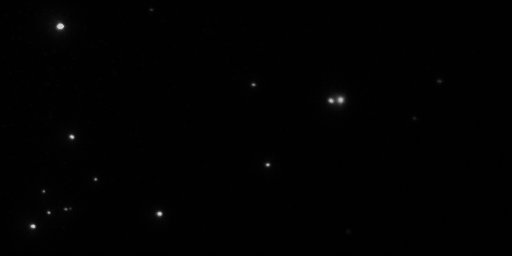
#> input picture ExampleData/Pos246/beads_246_fret_channel.tif, 512 x 256 px, found by its file name
$ jupyter execute --allow-errors pipeline_final.ipynb   (older library calls are emulated)   (text cells are left out)
#> lines starting #> are read from the running program, lines starting #| are printed output that depends on the picture; pictures that were not available may be replaced by others from this repository, and a replacement may not be noted
[cell 1]
import numpy as np
from math import sqrt
import skimage.io as io
import lmfit
from lmfit.lineshapes import gaussian2d, lorentzian
from skimage import transform
from skimage.feature import blob_log, blob_doh, blob_dog
from scipy import ndimage
from skimage.measure import ransac
import pandas as pd
from sklearn.linear_model import RANSACRegressor
from scipy import spatial
import scipy.misc as sp
from skimage.filters import gaussian
from PIL import Image
from sklearn.metrics import mean_squared_error
from cmath import inf

from Bio import SeqIO

import matplotlib.pyplot as plt
from matplotlib import axes
from matplotlib import figure

plt.rcParams["figure.dpi"] = 300

[cell 2]
# [12 lines left out: function residual_cal, not called in this run]


def blob_detection(img_path, min_sigma, max_sigma, threshold, method=0):
    """This function is mostly used for detecting the beads in any image.

    Args:
        img_path (string): The absolute path of the input image.
        min_sigma (int): The minimum sigma, lower it is, smaller the blob will be detected.
        max_sigma (int): The maximum sigma, higher it is, bigger the blob will be detected.
        threshold (float): Higher it is, higher the intensities of blobs.
        method (int, optional): 0 for Difference of Gaussian (DoG) and 1 for Determinant of Hessian (DoH).
        They should be applied with different combination of parameters. DoG is more suitable for fret movies,
        while DoH is more suitable for sequencing images. Defaults to 0.

    Returns:
        centers: A numpy array containing the coordinates of all the centers.
    """
#> called with min_sigma = 1, max_sigma = 10, threshold = 0.01, method = 0
    img = io.imread(img_path)
#> img is the input picture: shape (256, 512) uint16; min 84, max 53593, mean 492.9
    if method == 0:
        blob = blob_dog(
            img, min_sigma=min_sigma, max_sigma=max_sigma, threshold=threshold
        )
#> blob = 17 rows, first 8: [26, 60, 2.56], [213, 159, 1.6], [226, 33, 1.6], [136, 71, 1.6], [99, 340, 1.6], [100, 331, 1.6], [164, 267, 1], [212, 48, 1]
    else:
        blob = blob_doh(
            img, min_sigma=min_sigma, max_sigma=max_sigma, threshold=threshold
        )
    i = 0
    # r = 3
    centers = []
    h, w = img.shape
#> h = 256; w = 512
    for blob in blob:
        y, x, r = blob
        if y > r and y < (h - r) and x > r and x < (w - r):
            centers.append(
                ndimage.measurements.center_of_mass(
                    img[int(y - r) : int(y + r + 1), int(x - r) : int(x + r + 1)]
                )
            )
            centers[i] = list(np.add(centers[i], [x - r, y - r]))
            i += 1
#> this loop made 17 passes
#> (y, x, r) on passes 1 to 12: (26, 60, 2.56), (213, 159, 1.6), (226, 33, 1.6), (136, 71, 1.6), (99, 340, 1.6), (100, 331, 1.6), (164, 267, 1), (212, 48, 1), (84, 253, 1), (179, 95, 1), (191, 43, 1), (209, 65, 1)
#> after the loop, centers = [[60.13, 26.07], [159.2, 213.1], [33.08, 226], [71.28, 136.2], [340.1, 99.01], [331.1, 99.93], [267.1, 164.1], [48.08, 212.2], [253.1, 84.01], [94.93, 179.1], [42.95, 191.2], [64.85, 209.2], [151.2, 8.99], [438.9, 81.01], [70.1, 207.9], [414, 118], [348, 231]]; i = 17
    return np.array(centers)


"""
    Wrapped polynomial transformation for Ransac using.
"""
class QuadPolyTrans(transform.PolynomialTransform):
    def estimate(*data):
        return transform.PolynomialTransform.estimate(*data, order=2)


class CubicPolyTrans(transform.PolynomialTransform):
    def estimate(*data):
        return transform.PolynomialTransform.estimate(*data, order=3)


def count_nearest_pts(src, dst, radius):
    """Counting the number of nearest neighbors for each given point.

    Args:
        src (numpy array): (N, 2) shape array. Build the kd tree based on this.
        dst (numpy array): (N, 2) shape array. For each point in this array, find the nearest neighbors in src array.
        radius (int): The maximum searching radius.

    Returns:
        res, idx: res is the distance for the point and its neighbor, 'inf' means no neighbor in given search radius.
        idx is the index for the neighbor in src array.
    """
    tree = spatial.KDTree(src)
    res, idx = tree.query(dst, k=1, distance_upper_bound=radius)
    for i in range(0, len(idx)):
        if len(np.argwhere(idx == idx[i])) > 1:
            res[i] = inf
    return res, idx


def save_np_img(npimg, path):
    """Sava a numpy array as an image.

    Args:
        npimg (numpy array): A numpy array need to be saved as image.
        path (string): The save path.
    """
    img = Image.fromarray(npimg)
    img = img.convert("L")
    img.save(path, dpi=(300.0, 300.0))


def ploting_res(canvas_size, res, pts_radius, save_path, gaussian_sigma=3):
    """ This function is used to generate any given numpy array to the image.

    Args:
        canvas_size (tuple): A two-element tuple as (x_range, y_range). Determine the size of generated image.
        res (numpy array): The point set needed to generate the image.
        pts_radius (int): The radius of the points.
        save_path (string): The save path of the generated image.
        gaussian_sigma (int, optional): The radius of gaussian blurring. Defaults to 3.
    """
    x_range, y_range = canvas_size
    pk_img = np.zeros(canvas_size)
    for ele in res:
        y = int(ele[0])
        x = int(ele[1])
        for j in range(0, pts_radius):
            for k in range(0, pts_radius):
                pk_img[
                    min(max(0, x - j), x_range - 1), min(max(0, y - k), y_range - 1)
                ] = (1024 * 2)
                pk_img[
                    min(x_range - 1, max(0, x + j)), min(max(0, y - k), y_range - 1)
                ] = (1024 * 2)
                pk_img[
                    min(x_range - 1, max(0, x + j)), min(y_range - 1, max(0, y + k))
                ] = (1024 * 2)
                pk_img[
                    min(max(0, x - j), x_range - 1), min(y_range - 1, max(0, y + k))
                ] = (1024 * 2)
    blurred_img = gaussian(pk_img, sigma=gaussian_sigma, multichannel=False)
    save_np_img(blurred_img, save_path)


# [21 lines left out: function count_pairs, not called in this run]


def read_coord(csv_path):
    """Read csv file and transfer them into numpy array.

    Args:
        csv_path (string): CSV file path.

    Returns:
        pts: The numpy array containing all the coordinats in the given csv file.
    """
    res_tb = pd.read_csv(csv_path)
    pts = np.column_stack(
        (np.array(res_tb["X"][0 : len(res_tb)]), np.array(res_tb["Y"][0 : len(res_tb)]))
    )
    return pts


# [133 lines left out: functions show_blob_detection_res, get_pos, generate_img, process_seq_info, tell_me_sequence, get_sequence_list, not called in this run]

#> (a cell that did not finish here is left out)

#> (a cell that did not finish here is left out)

#> (a cell that did not finish here is left out)

[cell 6]
movie_centers = blob_detection(
    "/Users/qinhanhou/Desktop/DeindlLab/Git/MUSCLE/ExampleData/Pos246/beads_246_fret_channel.tif",
    min_sigma=1,
    max_sigma=10,
    threshold=0.01,
)
#> movie_centers = 17 rows, first 8: [60.13, 26.07], [159.2, 213.1], [33.08, 226], [71.28, 136.2], [340.1, 99.01], [331.1, 99.93], [267.1, 164.1], [48.08, 212.2]

seq_centers = blob_detection(
    "/Users/qinhanhou/Desktop/DeindlLab/Git/MUSCLE/ExampleData/Pos246/min_projection_246.tif",
    min_sigma=20,
    max_sigma=500,
    threshold=0.001,
    method=1,
)
#> call 2 of blob_detection, with min_sigma = 20, max_sigma = 500, threshold = 0.001, method = 1
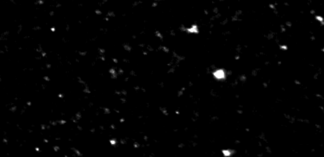
#> input picture ExampleData/Pos246/min_projection_246_small.tif, 324 x 157 px, given in place of min_projection_246.tif, which was not available
#> in blob_detection, img is the input picture: shape (157, 324); min 0, max 255, mean 2.9
#> in blob_detection (call 2), `blob = blob_doh( img, min_sigma=min_sigma, max_sigma=max_sigma, thresh..`: blob = [[74, 220, 20]]
#> the loop in blob_detection (call 2), `for blob in blob:` made 1 pass
#> (y, x, r, i) on pass 1: (74, 220, 20, 1)
#> after the loop in blob_detection (call 2), `for blob in blob:`: centers = [[219.5, 73.98]]; i = 1
#> seq_centers = [[219.5, 73.98]]

# [14 lines of commented-out code are left out]

[cell 7]
green_channel_centers = blob_detection(
    "/Users/qinhanhou/Desktop/DeindlLab/0729Poly/0822_Combine2Channel/grenn_channel_beads.tif",
    min_sigma=1,
    max_sigma=8,
    threshold=0.0001,
)
#> call 3 of blob_detection, with min_sigma = 1, max_sigma = 8, threshold = 0.0001, method = 0
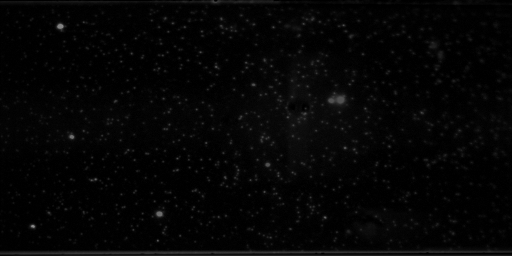
#> input picture ExampleData/Pos246/movie_average_projection_246.tif, 512 x 256 px, given in place of grenn_channel_beads.tif, which was not available
#> in blob_detection, img is the input picture: shape (256, 512) uint16; min 0, max 35987, mean 1350.2
#> the loop in blob_detection (call 3), `for blob in blob:` made 3723 passes
#> (y, x, r) on passes 1 to 12: (26, 60, 1.6), (226, 33, 1), (214, 159, 1.6), (136, 71, 1.6), (164, 267, 1.6), (217, 325, 1), (179, 95, 1), (84, 253, 1), (99, 341, 2.56), (240, 157, 1), (147, 345, 1), (100, 330, 1.6)
#> after the loop in blob_detection (call 3), `for blob in blob:`: centers = 3628 pairs, first value 1.77 to 510.1, second value 1.87 to 253; i = 3628
#> green_channel_centers has the same summary as centers in blob_detection

red_channel_centers = blob_detection(
    "/Users/qinhanhou/Desktop/DeindlLab/0729Poly/0822_Combine2Channel/red_channel_beads.tif",
    min_sigma=1,
    max_sigma=8,
    threshold=0.0001,
)

# show_blob_detection_res('/Users/qinhanhou/Desktop/DeindlLab/0729Poly/0822_Combine2Channel/grenn_channel_beads.tif')
# show_blob_detection_res('/Users/qinhanhou/Desktop/DeindlLab/0729Poly/0822_Combine2Channel/red_channel_beads.tif')

res, idx = count_nearest_pts(green_channel_centers, red_channel_centers, 2)
# print(idx)
# print(res)

usable_green_beads = green_channel_centers[idx[np.where(res != inf)]]
usable_red_beads = red_channel_centers[np.where(res != inf)]
print(usable_green_beads)
#> (printed output is left out)
print(usable_red_beads)
#> (printed output is left out)

tform = transform.AffineTransform()
tform.estimate(usable_green_beads, usable_red_beads)
tsformed_green_beads = tform(usable_green_beads)
print(tsformed_green_beads)
#> (printed output is left out)
ploting_res(
    (256, 512),
    res=usable_red_beads,
    pts_radius=2,
    save_path="/Users/qinhanhou/Desktop/DeindlLab/0729Poly/0822_Combine2Channel/red_beads.png",
)
#> the loop in ploting_res, `for ele in res:` made 3628 passes
#> ele on passes 1 to 3: [59.95, 25.93], [32.95, 225.9], [158.9, 213.9]
#> after the loop in ploting_res, `for ele in res:`:
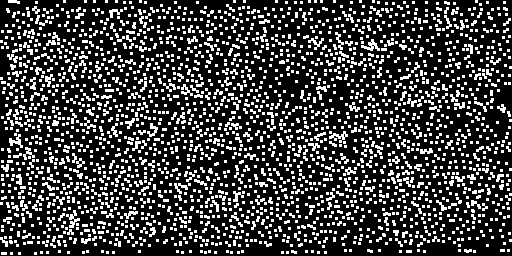
#> pk_img: shape (256, 512) float64; values 0 (black) and 2048 (white), 24.4% white in thin lines or dots
#> in ploting_res, `blurred_img = gaussian(pk_img, sigma=gaussian_sigma, multichannel=False)`:
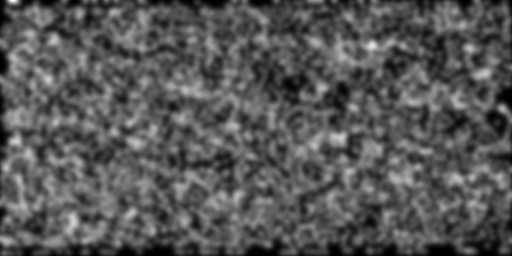
#> blurred_img: shape (256, 512) float64; min 0, max 1460.2, mean 498.1; drawn with min black and max white
#> in save_np_img, `img = img.convert("L")`:
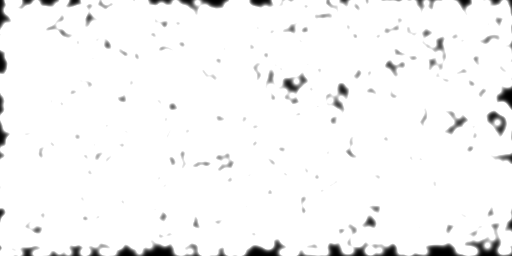
#> img: PIL image 512x256 L; min 0, max 255, mean 246
ploting_res(
    (256, 512),
    res=tsformed_green_beads,
    pts_radius=2,
    save_path="/Users/qinhanhou/Desktop/DeindlLab/0729Poly/0822_Combine2Channel/tform_green_beads.png",
)
#> the loop in ploting_res (call 2), `for ele in res:` made 3628 passes

#> (a cell that did not finish here is left out)

[cell 9]
x_range = 1566
y_range = 3240
#> (the rest of this cell did not finish here and is left out)

#> (a cell that did not finish here is left out)

#> (a cell that did not finish here is left out)

[cell 12]
rd_set = []
for i in range(0, 1):
    rd = np.random.random((1300, 2))
    rd[:, 0] = rd[:, 0] * 512
    rd[:, 1] = rd[:, 1] * 256
    rd_set.append(rd)

rd_arr = []
arti_arr = []
phix_arr = []

#> (the rest of this cell did not finish here and is left out)
